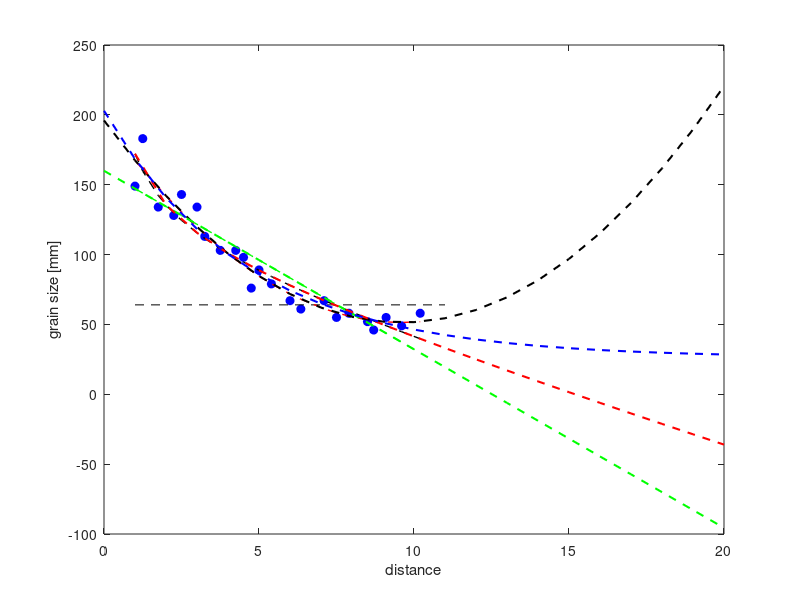

Reproduce this figure in MATLAB.
%{
y1=a1x1+a0
y2=a1x2+a0

yn=a1xn+a0

(an,a0) = ?
y1   x1 1   a1
y2   x2 1   a0
y3   x3 1
.  = .  1 *
.    .  1
.    .  1
yn   xn 1

Y=XA
XtY=XtXA

asmax.txt 가져오기
%}   

%% 상류부터 거리에 따른 grain size를 파이 값으로 
xy = load("asmax.txt");
x = xy(:,1);
y = xy(:,2);

d=2.^(-y)/10; %cobble pebble
figure
plot(x,d,'bo','MarkerFaceColor','b');
xlabel('distance');
ylabel('grain size [mm]');

hold on
plot([1,11],[64,64],'--k'); % cobble pebble 경계선
% 1차식으로 만들기

[p,S] = polyfit(x,d,1);
[y1,delta] = polyval(p,x,S);
plot(x,y1,'--g','linewidth',1.0);
%그럴듯하지만.. 2차식으로 해보자
[p,S] = polyfit(x,d,2);
[y2,delta] = polyval(p,x,S);
plot(x,y2,'--r','linewidth',1.0);
%2차식이 더 잘 맞는 듯 하지만, 정량적으로 기준이 필요하다. RMS Error 필요
% 'RMSE' Root mean square error

%d는 관측치
%y1, y2는 모델측정치

N=length(d);
rms2 = sqrt(sum((d-y2).^2)/N);
rms2
rms1 = sqrt(sum((d-y1).^2)/N);
rms1

%2차식으로 한 것의 rms가 더 작다 = 모델과 데이터 간 거리의 제곱의 합이 더 작다. 

rms2 = sqrt(sum((d-y2)'*(d-y2))/N); %%다른 방식 transpose로 표기하는법

%edit rmse

%inline function, 서브루틴 내, 현재 내 세션 안에서만 사용

rms = @(a,b) sqrt((a-b)'*(a-b)/length(a));
%inline function 정의, 매개변수 a,b 정의, 이름은 자유
whos rms
%a가 row 벡터면 원하는 값을 얻을 수 없음

rms1 = rms(d,y1)
rms1 = rms(d,y2)

X=[x.^2,x,ones(N,1)];
p = inv(X'*X)*(X'*d);
p

[p,S] = polyfit(x,d,2);
p

%칠판의 이상한 식, 가운데 제곱근 나누기 있는거
X=[x,1./sqrt(x),ones(N,1)];
P = inv(X'*X)*(X'*d)
yy=P(1)*x+P(2)./sqrt(x)+P(3);

yy=X*P;
rms3 = rms(d,yy)

rms1
rms2
rms3

hold on,plot(x,yy,'--k','linewidth',1.0)
%rms2가 가장 잘 맞음, RMS가 제일 작기 때문.

%어떤 곳의 값을 구하고 싶다
[p,S] = polyfit(x,d,2);
y20 = polyval(p,20)

xx = [0:20]';
y20 = polyval(p,xx);
hold on, plot(xx,y20,'--k','linewidth',1.5) 
% 멀어질수록 갑자기 커진다? 틀리다. 즉 20에서는 맞지 않는 모델임을 의미
[p,S] = polyfit(x,d,1);
y21 = polyval(p,xx);
hold on, plot(xx,y21,'--g','linewidth',1.5) 

yy20 = P(1)*xx + P(2)./sqrt(xx) +P(3);

hold on, plot(xx,yy20,'--r','linewidth',1.5) 


%지수함수 모델 만들기 
modelfun = @(b,x) (b(1)+b(2)*exp(-b(3)*x));

beta = nlinfit(x,d,modelfun, [10.,100.,1])
ye = beta(1) + beta(2)*exp(-beta(3)*xx);
hold on, plot(xx,ye,'--b','linewidth',1.5) 